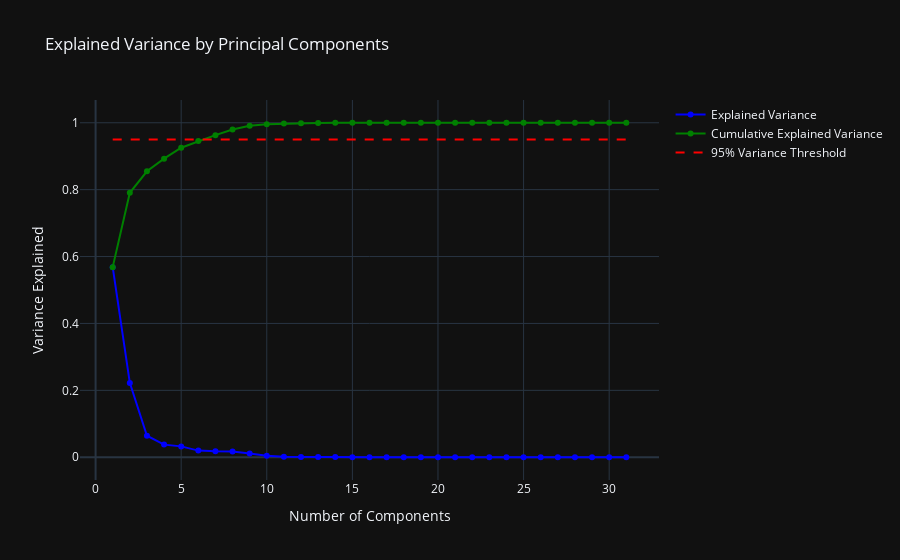

Here is the notebook cell this chart was saved with:
### Code cell
explained_variance_trace = go.Scatter(
    x = list(range(1, len(explained_variance) + 1)),
    y = explained_variance,
    mode = 'lines+markers',
    name = 'Explained Variance',
    line = dict(color = 'blue')
)

cumulative_explained_variance_trace = go.Scatter(
    x = list(range(1, len(cumulative_explained_variance) + 1)),
    y = cumulative_explained_variance,
    mode = 'lines+markers',
    name = 'Cumulative Explained Variance',
    line = dict(color = 'green')
)

variance_threshold_trace = go.Scatter(
    x = [1, len(cumulative_explained_variance)],
    y = [0.95, 0.95],
    mode = 'lines',
    name = '95% Variance Threshold',
    line = dict(color = 'red', dash = 'dash')
)

fig = go.Figure(data = [explained_variance_trace, cumulative_explained_variance_trace, variance_threshold_trace])
fig.update_layout(
    title = 'Explained Variance by Principal Components',
    xaxis_title = 'Number of Components',
    yaxis_title = 'Variance Explained',
    template = 'plotly_dark'    
)

fig.show()

### Figure 1 — Plotly figure (JSON) as saved in the notebook; plotly's stock layout.template omitted (floating-point values rounded to 4 significant figures)
{"data": [{"line": {"color": "blue"}, "mode": "lines+markers", "name": "Explained Variance", "type": "scatter", "x": [1, 2, 3, 4, 5, 6, 7, 8, 9, 10, 11, 12, 13, 14, 15, 16, 17, 18, 19, 20, 21, 22, 23, 24, 25, 26, 27, 28, 29, 30, 31], "y": [0.5683, 0.2223, 0.06432, 0.03777, 0.03249, 0.01987, 0.01782, 0.01704, 0.01126, 0.004647, 0.001592, 0.0008933, 0.0008924, 0.000418, 0.0001039, 7.409e-05, 5.131e-05, 3.966e-05, 3.352e-05, 2.154e-05, 1.007e-05, 8.516e-06, 3.893e-06, 2.381e-06, 1.954e-06, 6.954e-10, 1.794e-17, 1.488e-17, 1.092e-18, 0, 0]}, {"line": {"color": "green"}, "mode": "lines+markers", "name": "Cumulative Explained Variance", "type": "scatter", "x": [1, 2, 3, 4, 5, 6, 7, 8, 9, 10, 11, 12, 13, 14, 15, 16, 17, 18, 19, 20, 21, 22, 23, 24, 25, 26, 27, 28, 29, 30, 31], "y": [0.5683, 0.7906, 0.855, 0.8927, 0.9252, 0.9451, 0.9629, 0.98, 0.9912, 0.9959, 0.9974, 0.9983, 0.9992, 0.9996, 0.9998, 0.9998, 0.9999, 0.9999, 1.0, 1.0, 1.0, 1.0, 1.0, 1.0, 1.0, 1.0, 1.0, 1.0, 1.0, 1.0, 1.0]}, {"line": {"color": "red", "dash": "dash"}, "mode": "lines", "name": "95% Variance Threshold", "type": "scatter", "x": [1, 31], "y": [0.95, 0.95]}], "layout": {"title": {"text": "Explained Variance by Principal Components"}, "xaxis": {"title": {"text": "Number of Components"}}, "yaxis": {"title": {"text": "Variance Explained"}}}}
